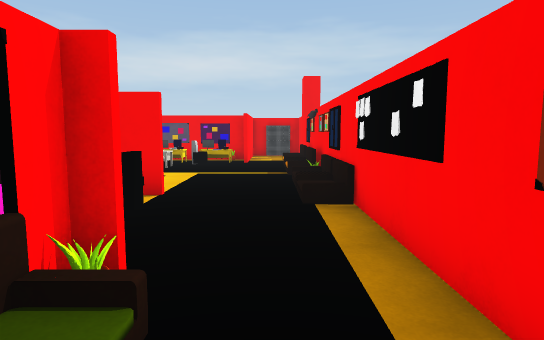
[1] (above)

24 first-person views from a walk through a scene from a Unity 3-D project. The camera is 1.5 m above the floor, tilts 6° down and sees 75° across. Doors are open. The floor is counted in squares, 1.43 m on a side. Each view is taken from the middle of a square. On the plan, view 1 faces up. The plan holds only what a view shows up to about 13 squares ahead; the rest is blank. The place goes on beyond the plan. The player is left out. Some animated figures are not drawn. Surface patterns are stand-ins for the level's own textures.

[2]
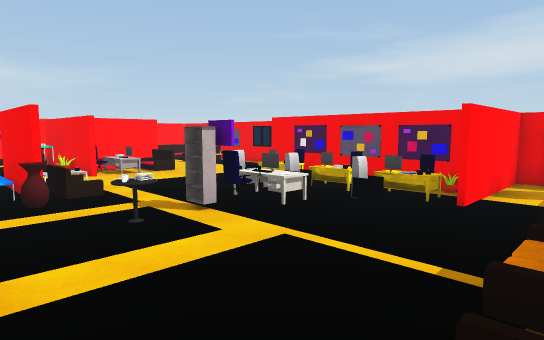

[3]
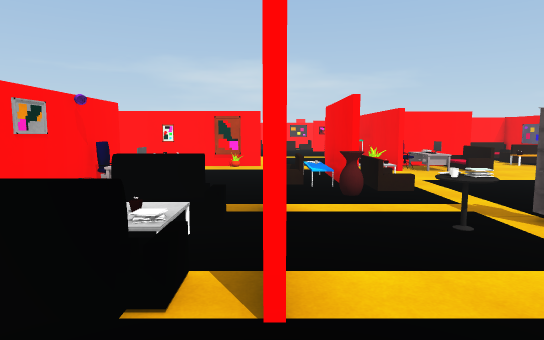

[4]
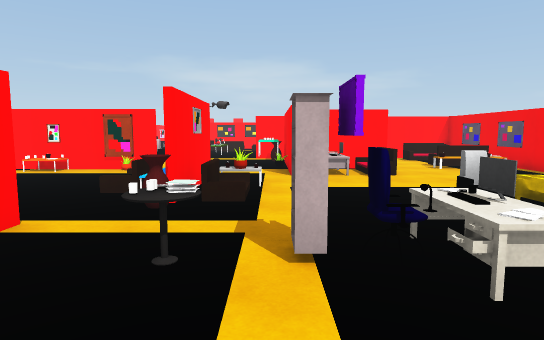

[5]
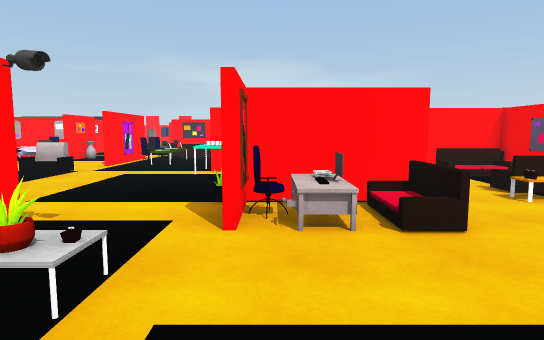

[6]
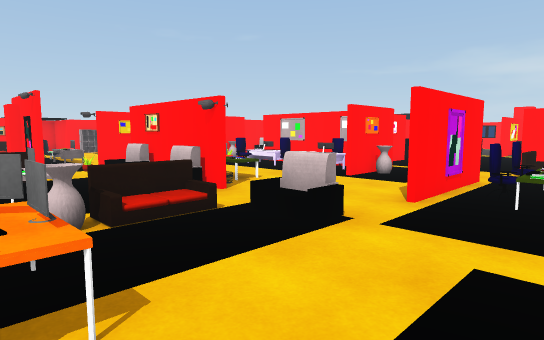

[7]
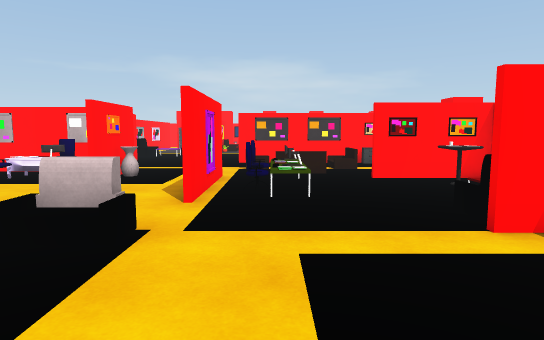

[8]
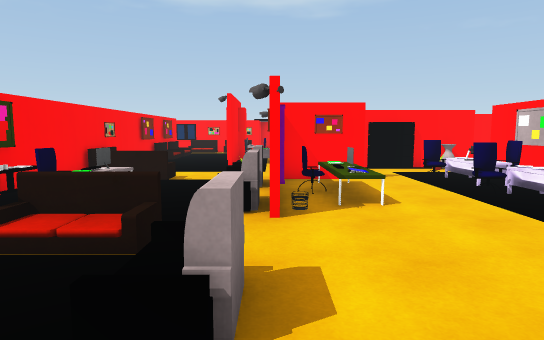

[9]
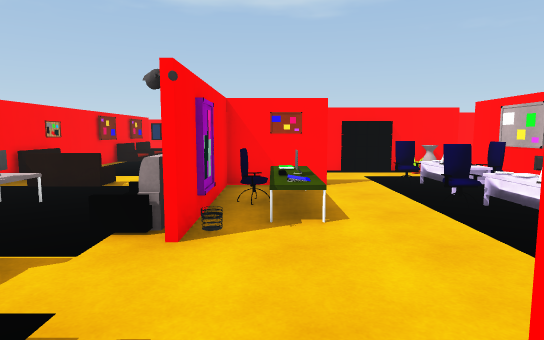

[10]
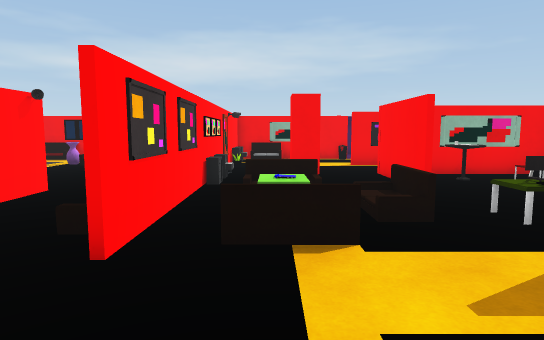

[11]
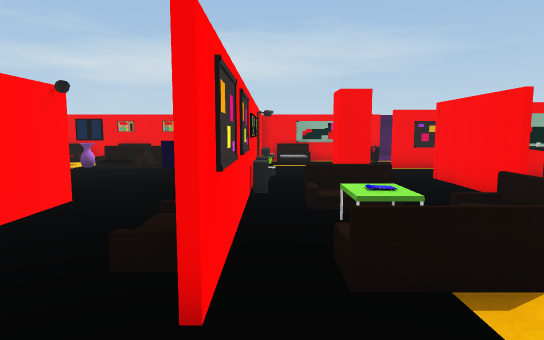

[12]
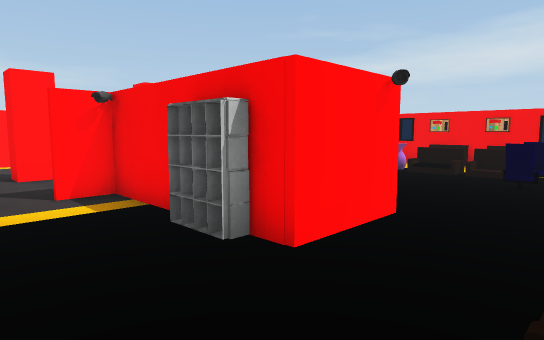

[13]
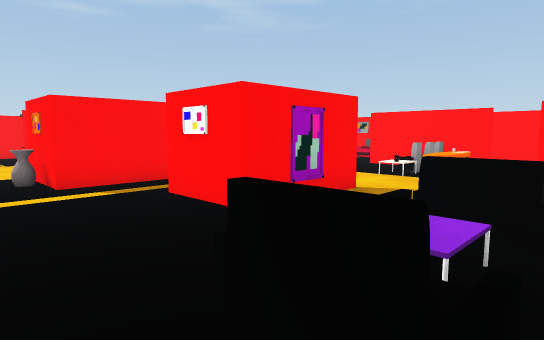

[14]
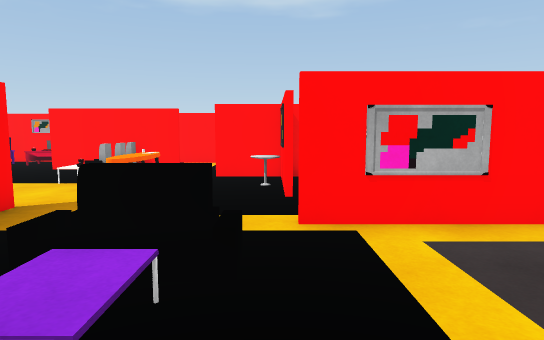

[15]
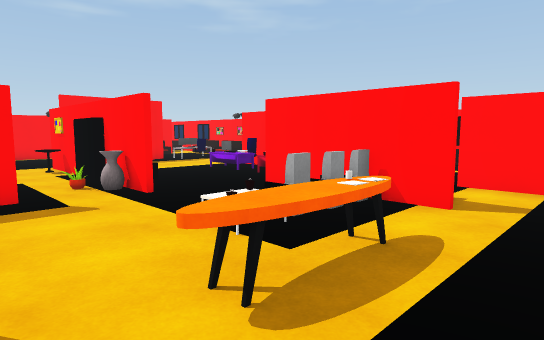

[16]
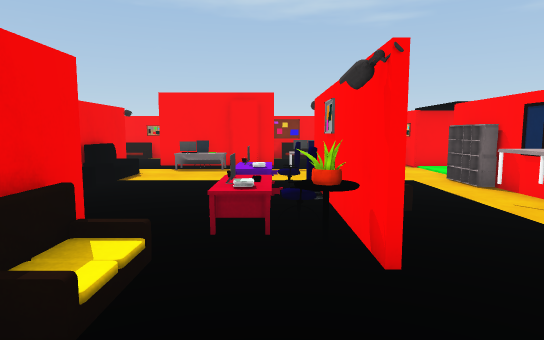

[17]
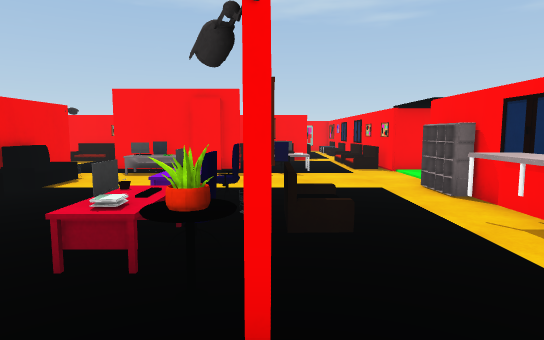

[18]
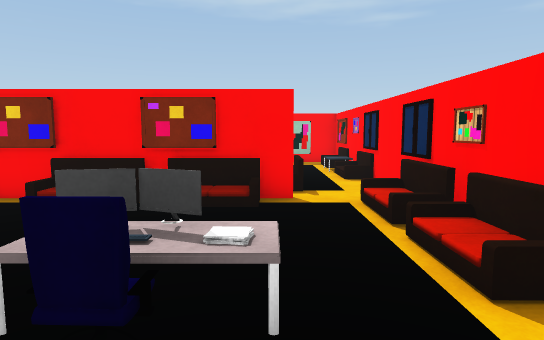

[19]
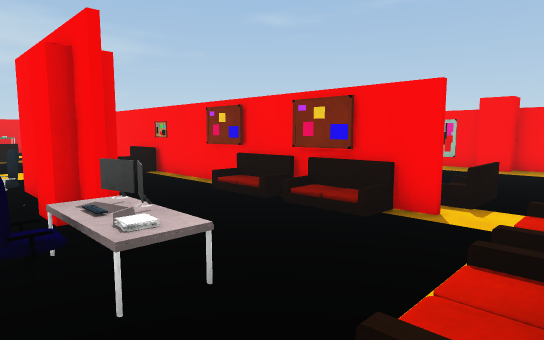

[20]
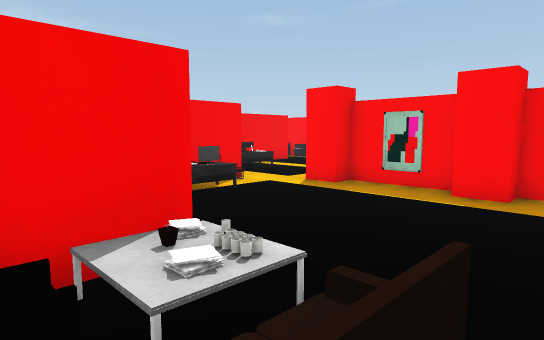

[21]
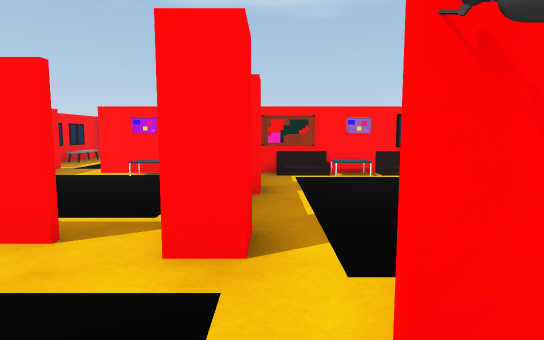

[22]
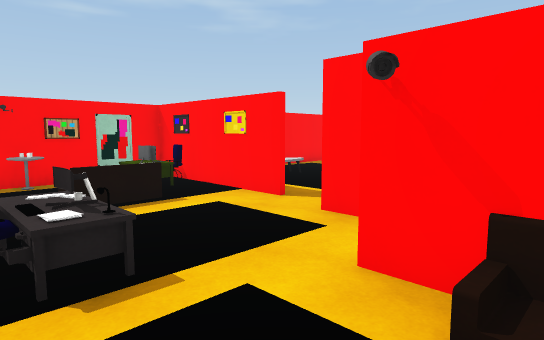

[23]
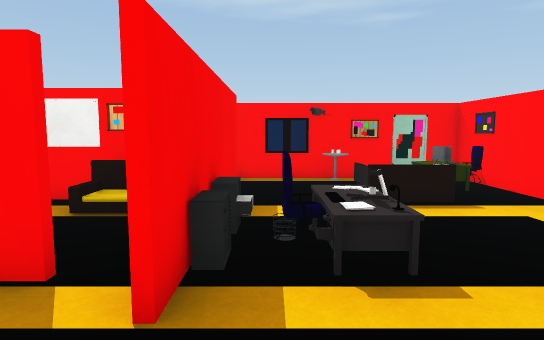

[24]
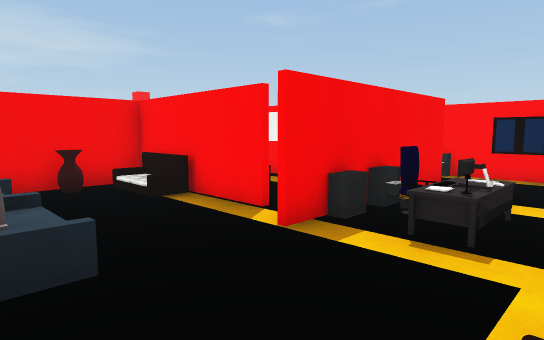

### Floor plan
Points are (right, up) in squares from view 1. A wall is a line through its corners. A room is listed if a view was taken in it or the views show most of it. See-through windows are left out.
Room 1 (views 1, 2, 3, 4, 5, 6, 7, 8, 9, 10, 11, 12, 13, 14, 15, 16, 17, 18, 19, 20, 21, 22, 23, 24)
walls: (-16, -1.4) (-16, -2.2); (-11.2, 2.6) (-11.2, 1.1); (-20.6, 4.8) (-17.2, 4.8); (-16.5, -2.1) (-16.1, -2.1) (-16.1, -1.4); (-21.5, 2.4) (-21.5, -3.1); (-21.7, -0.1) (-21.7, 2.2) (-20.4, 2.2); (-20.3, 8.2) (-20.3, 11.2); (-11.4, -2.6) (-11.4, -1.4); (-9.5, 7.5) (-7.4, 7.5); (-8.1, 2.5) (-4.5, 2.5); (-19, -4.8) (-18.5, -4.8); (-14.6, -5.4) (-14.6, -7.8); (-10.4, 9.6) (-9.6, 9.6); (-20.1, 11.1) (-20.1, 8.2); (-9.6, 9.5) (-12.4, 9.5); (-24.4, 7.5) (-24.4, 4.8); (-7.4, 7.4) (-9.5, 7.4); (-25.4, 0.5) (-25.4, 0.9) (-24.5, 0.9); (-11.4, -5.6) (-11.4, -4.4); (-21.8, 10.9) (-22.5, 10.9) (-22.5, 11.8); (-22.1, -4.8) (-21.4, -4.8); (-11.4, 12.5) (-11.4, 9.6); (-14.7, -7.8) (-14.7, -5.4); (-14.3, -7.8) (-14.3, -8.6); (-19.5, 13.6) (-20.5, 13.6); (-5.1, 6.1) (-4.6, 6.1); (-15, -8.6) (-15, -7.6); (-27.1, 7.5) (-27.1, 6.4) (-27.5, 6.4); (-4.6, -1.1) (-4.6, 2.4) (-5.6, 2.4); (-22.6, -7.2) (-23.6, -7.2); (-14.7, -9.1) (-14.7, -8.5); (-11.4, -8.6) (-11.4, -7.4); (-6.6, -5.4) (-5.5, -5.4); (-23.6, -7.1) (-22.6, -7.1); (-5.5, -5.5) (-6.6, -5.5); (-29.2, 6.4) (-30.5, 6.4); (-10.5, 16.3) (-15.5, 16.3); (-29.2, -2.8) (-29.2, -5.4); (-22.6, -9.9) (-18.6, -9.9); (-26.4, -7.1) (-25.5, -7.1); (-1.8, 6) (-2.6, 6); (-2.5, -2.4) (-5.2, -2.4); (-6.4, 14) (-7, 14); (-30.5, -1) (-29.2, -1); (-28.5, -5.4) (-27.6, -5.4); (-11.4, -11.4) (-11.4, -10.5); (-3, -7.3) (1.2, -7.3) (1.2, -6.5); (-27.1, -9.4) (-25.6, -9.4); (-20.6, -13.3) (-19.5, -13.3); (-26.6, 16.3) (-30.9, 16.3); (1.2, 1.5) (1.2, 6.2); (-15.3, -14.4) (-15.3, -13.3) (-4.2, -13.3) (-4.2, -10.8) (-4.8, -10.8) (-4.8, -10); (-4.2, -9.9) (-4.2, -7.7) (-4.8, -7.7) (-4.8, -6.9) (-4, -6.9); (1.2, -3.6) (1.2, -1.8); (-0.4, 16.3) (-0.9, 16.3) (-0.9, 12.4)
ways out: open door at (-3.5, -7.5); gap at (-15, -9)
objects: other object (-31, -1); other object (-31, 6); other object (-30, 14) to (-29, 14); other object (-29, -4); other object (-29, 16); other object (-28, 0); other object (-28, 6); other object (-28, 14) to (-27, 14); other object (-27, 16); other object (-26, -5) to (-26, -3); other object (-26, 11); other object (-26, 12); other object (-25, -8); other object (-25, -6); other object (-25, -5); other object (-25, 0); other object (-24, -8); other object (-24, 1); other object (-24, 9); other object (-24, 10); other object (-24, 13); other object (-24, 14); other object (-23, -13) to (-21, -13); other object (-23, -10); other object (-23, -9); other object (-23, -8); other object (-23, 5); other object (-23, 6); other object (-23, 7); other object (-23, 12); other object (-23, 16); other object (-22, -9); other object (-22, -8); other object (-22, 8); other object (-21, -11); other object (-21, -5) to (-21, -4); other object (-21, -1); other object (-21, 1); other object (-21, 3); other object (-21, 6) to (-21, 7); other object (-20, -9); other object (-20, -8); other object (-20, -6); other object (-20, -5); other object (-20, -2); other object (-20, 0); other object (-20, 1); other object (-20, 2); other object (-20, 7); other object (-19, -13) to (-18, -13); other object (-19, 5); other object (-19, 6); other object (-19, 10); other object (-19, 14); other object (-18, -5); other object (-18, -2) to (-17, -2); other object (-18, 6); other object (-18, 7); other object (-18, 11); other object (-17, -5); other object (-17, -4); other object (-17, -1) to (-17, 0); other object (-17, 1); other object (-17, 6); other object (-16, -10); other object (-16, -8); other object (-16, -1); other object (-16, 0); other object (-16, 1); other object (-16, 4); other object (-16, 9); other object (-16, 10); other object (-16, 16); other object (-15, -11) to (-15, -10); other object (-15, -7); other object (-15, -3); other object (-15, 15); other object (-14, -13); other object (-14, -7); other object (-14, 2); other object (-14, 9); other object (-14, 16); other object (-13, -2); other object (-13, 0) to (-13, 1); other object (-13, 3); other object (-13, 9); other object (-12, -13); other object (-12, -10); other object (-12, -8); other object (-12, -3); other object (-12, -1); other object (-12, 0); other object (-12, 1); other object (-12, 4); other object (-12, 9) to (-11, 9); other object (-12, 15); other object (-12, 16); other object (-11, -10); other object (-11, -7); other object (-11, 3); other object (-11, 5); other object (-11, 10); other object (-10, -12); other object (-10, 10); other object (-10, 12); other object (-9, 10); other object (-8, -6); other object (-8, 1); other object (-8, 8); other object (-7, -7); other object (-7, -6); other object (-7, 3); other object (-7, 7); other object (-6, 2); other object (-6, 3); other object (-6, 7); other object (-6, 12); other object (-5, -3); other object (-5, 1); other object (-5, 8); other object (-5, 9); other object (-5, 10); other object (-5, 12); other object (-5, 13); other object (-5, 14); other object (-4, -12); other object (-4, -9); other object (-4, -3); other object (-4, 0); other object (-4, 5); other object (-4, 7); other object (-4, 8); other object (-4, 9); other object (-4, 10); other object (-4, 12); other object (-4, 13); other object (-4, 14); other object (-3, -3); other object (-3, 8); other object (-3, 9); other object (-3, 12); other object (-3, 13); other object (-2, -1); other object (-2, 0) to (-2, 1); other object (-2, 4) to (-2, 5); other object (-2, 12); other object (-2, 13); other object (-2, 14); other object (-1, -6); other object (-1, 1); other object (-1, 2); other object (0, -7); other object (0, -6); other object (0, 1); other object (1, -6); other object (1, -5); other object (1, -4); other object (1, -1); other object (1, 4); other object (1, 7); other object (1, 8); other object (1, 9); other object (1, 10); other object (1, 11); other object (1, 12)

Positions as (right, up) in squares from view 1, and headings:
1: (0, 0), facing up
2: (1, 6), facing up-left
3: (0, 6), facing left
4: (-1, 9), facing left
5: (-6, 10), facing left
6: (-12, 7), facing down-left
7: (-12, 6), facing left
8: (-16, 6), facing down
9: (-17, 5), facing down
10: (-23, 2), facing up
11: (-24, 3), facing up
12: (-25, 4), facing up-left
13: (-29, 4), facing down-right
14: (-29, 3), facing down
15: (-28, -2), facing down-right
16: (-26, -9), facing right
17: (-25, -10), facing right
18: (-17, -11), facing right
19: (-16, -13), facing up-right
20: (-11, -12), facing up-right
21: (-5, -4), facing down
22: (-7, -3), facing down-right
23: (-7, -3), facing right
24: (-8, -5), facing up-right
